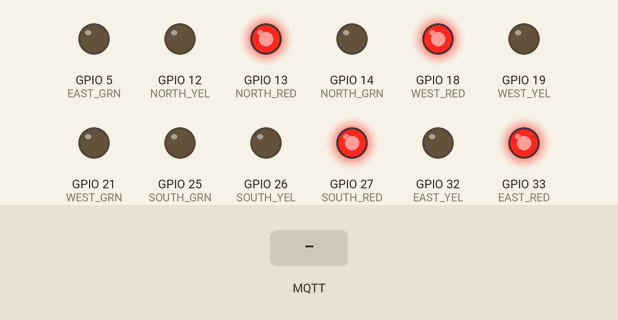
This sketch was run on a simulated ESP32. On the bench: output pins drawn as LEDs (lit = HIGH). The test bench sets the inputs (shaded band). WiFi joins after 1.5 s; servers stay silent unless stated; random numbers use the default seed unless the sketch sets one; no MQTT or app messages arrive unless stated; what the sketch prints to the serial monitor is not drawn.

Above: at 2.7 s.
2.8 s: MQTT message "1" arrives on the first subscribed topic
At 4.0 s:
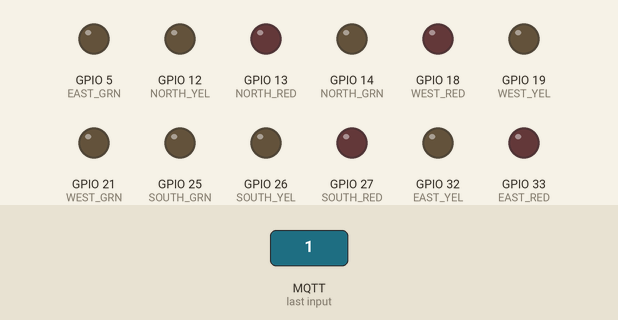
4.3 s: MQTT message "RED" arrives on the first subscribed topic
5.8 s: MQTT message "GREEN" arrives on the first subscribed topic
Timing chart, 0 to 8.8 s (numbered marks = the images above; inputs shaded):
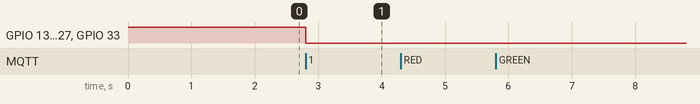

Measured:
- after the input at 2.8 s, GPIO 13 (NORTH_RED), GPIO 18 (WEST_RED), GPIO 27 (SOUTH_RED), GPIO 33 (EAST_RED): HIGH → LOW at once
- after the input at 4.3 s, every drawn part: stays the same
- after the input at 5.8 s, every drawn part: stays the same

The sketch:

esp32_traffic_lights.ino
```cpp
#include <WiFi.h>
#include <PubSubClient.h>
#include <ArduinoJson.h>

// ---------------------------------------------------------
// Wi-Fi Configuration
// ---------------------------------------------------------
const char* ssid = "MG";
const char* password = "22220000";

// ---------------------------------------------------------
// MQTT Configuration
// ---------------------------------------------------------
const char* mqtt_server = "broker.hivemq.com";
const int mqtt_port = 1883;
const char* mqtt_topic = "iot/traffic/lights/faraj123"; // Unique topic name

WiFiClient espClient;
PubSubClient client(espClient);

// ---------------------------------------------------------
// Pin Mapping for NodeMCU-32S
// ---------------------------------------------------------

// North Lane
const int NORTH_RED   = 13;
const int NORTH_YEL   = 12;
const int NORTH_GRN   = 14;

// South Lane
const int SOUTH_RED   = 27;
const int SOUTH_YEL   = 26;
const int SOUTH_GRN   = 25;

// East Lane
const int EAST_RED    = 33;
const int EAST_YEL    = 32;
const int EAST_GRN    = 5;

// West Lane
const int WEST_RED    = 18;
const int WEST_YEL    = 19;
const int WEST_GRN    = 21;


void setup_wifi() {
  delay(10);
  Serial.println();
  Serial.print("Connecting to ");
  Serial.println(ssid);

  WiFi.begin(ssid, password);

  while (WiFi.status() != WL_CONNECTED) {
    delay(500);
    Serial.print(".");
  }

  Serial.println("");
  Serial.println("WiFi connected");
  Serial.println("IP address: ");
  Serial.println(WiFi.localIP());
}

// Function to handle incoming MQTT messages
void callback(char* topic, byte* payload, unsigned int length) {
  Serial.print("Message arrived [");
  Serial.print(topic);
  Serial.print("] ");

  String msg = "";
  for (int i = 0; i < length; i++) {
    msg += (char)payload[i];
  }
  Serial.println(msg);

  // Parse JSON
  StaticJsonDocument<256> doc;
  DeserializationError error = deserializeJson(doc, msg);

  if (error) {
    Serial.print(F("deserializeJson() failed: "));
    Serial.println(error.f_str());
    return;
  }

  // Extract Light States
  const char* north_state = doc["North"];
  const char* south_state = doc["South"];
  const char* east_state  = doc["East"];
  const char* west_state  = doc["West"];
  int duration = doc["Duration"];

  Serial.print("Green Duration: ");
  Serial.println(duration);

  // Set Pins for North
  digitalWrite(NORTH_RED, strcmp(north_state, "RED") == 0 ? HIGH : LOW);
  digitalWrite(NORTH_GRN, strcmp(north_state, "GREEN") == 0 ? HIGH : LOW);
  digitalWrite(NORTH_YEL, strcmp(north_state, "YELLOW") == 0 ? HIGH : LOW);

  // Set Pins for South
  digitalWrite(SOUTH_RED, strcmp(south_state, "RED") == 0 ? HIGH : LOW);
  digitalWrite(SOUTH_GRN, strcmp(south_state, "GREEN") == 0 ? HIGH : LOW);
  digitalWrite(SOUTH_YEL, strcmp(south_state, "YELLOW") == 0 ? HIGH : LOW);

  // Set Pins for East
  digitalWrite(EAST_RED, strcmp(east_state, "RED") == 0 ? HIGH : LOW);
  digitalWrite(EAST_GRN, strcmp(east_state, "GREEN") == 0 ? HIGH : LOW);
  digitalWrite(EAST_YEL, strcmp(east_state, "YELLOW") == 0 ? HIGH : LOW);

  // Set Pins for West
  digitalWrite(WEST_RED, strcmp(west_state, "RED") == 0 ? HIGH : LOW);
  digitalWrite(WEST_GRN, strcmp(west_state, "GREEN") == 0 ? HIGH : LOW);
  digitalWrite(WEST_YEL, strcmp(west_state, "YELLOW") == 0 ? HIGH : LOW);
}

void reconnect() {
  // Loop until we're reconnected
  while (!client.connected()) {
    Serial.print("Attempting MQTT connection...");
    // Create a random client ID
    String clientId = "ESP32Client-";
    clientId += String(random(0xffff), HEX);
    // Attempt to connect
    if (client.connect(clientId.c_str())) {
      Serial.println("connected");
      // Once connected, publish an announcement...
      client.publish("iot/traffic/status", "ESP32 Traffic Lights Connected");
      // ... and resubscribe
      client.subscribe(mqtt_topic);
    } else {
      Serial.print("failed, rc=");
      Serial.print(client.state());
      Serial.println(" try again in 5 seconds");
      // Wait 5 seconds before retrying
      delay(5000);
    }
  }
}

void setup() {
  Serial.begin(115200);

  // Initialize Pins as Outputs
  pinMode(NORTH_RED, OUTPUT); pinMode(NORTH_YEL, OUTPUT); pinMode(NORTH_GRN, OUTPUT);
  pinMode(SOUTH_RED, OUTPUT); pinMode(SOUTH_YEL, OUTPUT); pinMode(SOUTH_GRN, OUTPUT);
  pinMode(EAST_RED, OUTPUT);  pinMode(EAST_YEL, OUTPUT);  pinMode(EAST_GRN, OUTPUT);
  pinMode(WEST_RED, OUTPUT);  pinMode(WEST_YEL, OUTPUT);  pinMode(WEST_GRN, OUTPUT);

  // Ensure all are initially RED
  digitalWrite(NORTH_RED, HIGH); digitalWrite(SOUTH_RED, HIGH);
  digitalWrite(EAST_RED, HIGH);  digitalWrite(WEST_RED, HIGH);

  setup_wifi();
  client.setServer(mqtt_server, mqtt_port);
  client.setCallback(callback);
}

void loop() {
  if (!client.connected()) {
    reconnect();
  }
  client.loop();
}
```
